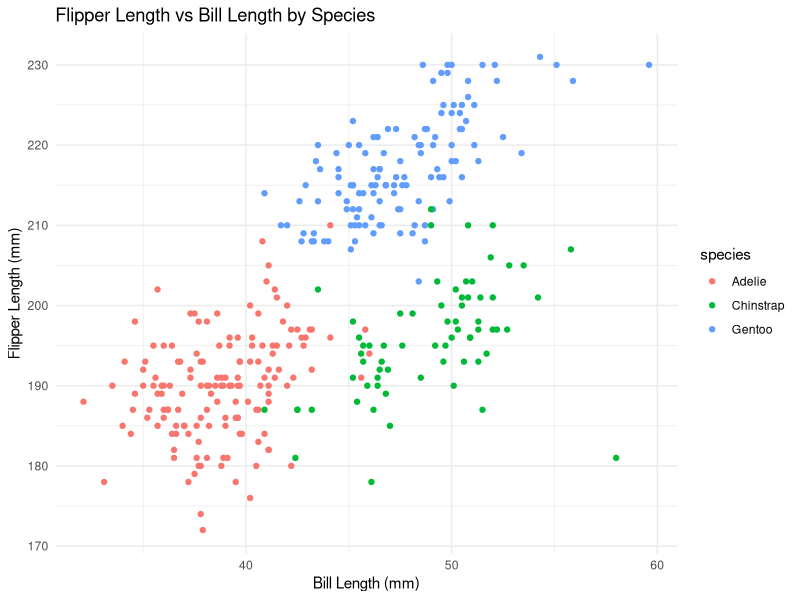
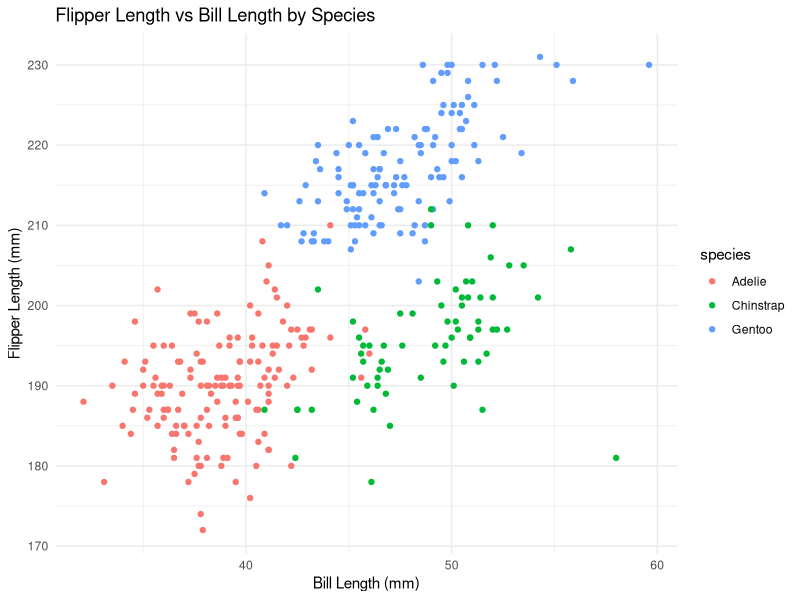

Reproduce these figures in R, in order. (Note: this script raises an error after producing the figures.)
## ---- chunk 1
library(tidyverse)
## ---- chunk 2
data("penguins", package = "palmerpenguins")
## ---- chunk 3
# Scatterplot of flipper_length_mm vs bill_length_mm, colored by species
ggplot(penguins, aes(x = bill_length_mm, y = flipper_length_mm, color = species)) +
  geom_point() +
  labs(title = "Flipper Length vs Bill Length by Species",
       x = "Bill Length (mm)",
       y = "Flipper Length (mm)") +
  theme_minimal()
## ---- chunk 4
# Export the scatterplot to the project directory
ggsave("penguins_flipper_vs_bill.png", width = 6, height = 4)
## ---- chunk 5
# Create a data frame
coercion_df <- data.frame(
  numeric_sample = rnorm(10),  # Random sample from a standard Normal distribution
  logical_vector = rnorm(10) > 0,  # Logical vector indicating whether elements are greater than 0
  char_vector = sample(letters, 10),  # Random character vector of length 10
  factor_vector = factor(sample(c("Level1", "Level2", "Level3"), 10, replace = TRUE))  # Factor vector with 3 levels
)

print(df)

# Try to take the mean of each variable
mean_numeric <- mean(pull(df, numeric_sample))  # Works, because it's numeric
mean_logical <- mean(pull(df, logical_vector))  # Works, logical values are treated as 0 (FALSE) or 1 (TRUE)
mean_char <- mean(pull(df, char_vector))  # Doesn't work, you can't take the mean of characters
mean_factor <- mean(pull(df, factor_vector))  # Doesn't work, factors are not numeric

mean_numeric  # Should work
mean_logical  # Should work (will be a proportion of TRUEs)
mean_char     # Will throw an error
mean_factor   # Will throw an error

# Convert variables to numeric types
numeric_logical <- as.numeric(df$logical_vector)  # Converts TRUE to 1, FALSE to 0
numeric_char <- as.numeric(df$char_vector)  # Will result in an error, cannot convert characters to numeric
numeric_factor <- as.numeric(df$factor_vector)  # Converts factors to their underlying integer codes

print(numeric_logical)
print(numeric_factor)

# numeric_char will give an error
